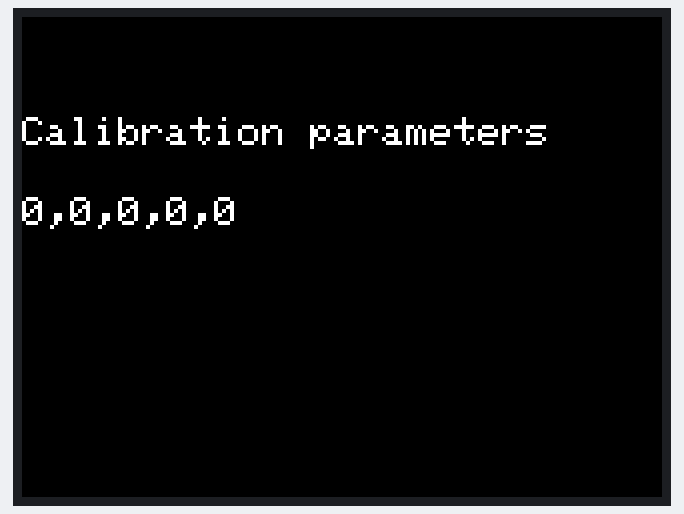
The sketch below on a simulated ESP32. Parts: 320×240 colour display.

Above: at 0.4 s.

The sketch:

Listing3-4.ino
```cpp
/*******************************************************************************
 * Sketch name: Calibration of ILI9341 SPI TFT LCD screen
 * Description: Touch screen calibration when using TFT-eSPI library
 * Created on:  October 2020
 * Author:      Neil Cameron
 * Book:        Electronics Projects with the ESP8266 and ESP32
 * Chapter :    3 - International weather station
 ******************************************************************************/

#include <TFT_eSPI.h>          // include TFT_eSPI library
TFT_eSPI tft = TFT_eSPI();        // associate tft with TFT-eSPI lib
uint16_t calData[5];          // calibration parameters
String str;

void setup()
{
  tft.init();           // initialise ILI9341 TFT screen
  tft.setRotation(1);         // landscape, connections on right
  tft.setTextFont(1);         // set text font and size
  tft.setTextSize(1);
  calibrate();            // call calibration function
}

void calibrate()        // function to calibrate ILI9341 TFT screen
{
  tft.fillScreen(TFT_BLACK);        // fill screen in black
  tft.setTextColor(TFT_WHITE, TFT_BLACK);   // set text color, white on black
  tft.setCursor(30, 0);         // move cursor to position (0, 30)
  tft.println("Touch corners as indicated");
  tft.calibrateTouch(calData, TFT_RED, TFT_BLACK, 15);  // calibrate screen
  tft.fillScreen(TFT_BLACK);
  tft.setCursor(0, 50);
  tft.setTextSize(2);
  tft.print("Calibration parameters");
  str = "";             // display calibration parameters
  for (int i=0; i<4; i++) str = str + String(calData[i])+",";
  str = str + String(calData[4]);
  tft.setCursor(0, 90);
  tft.print(str);
}
void loop()             // nothing in loop function
{}
```
